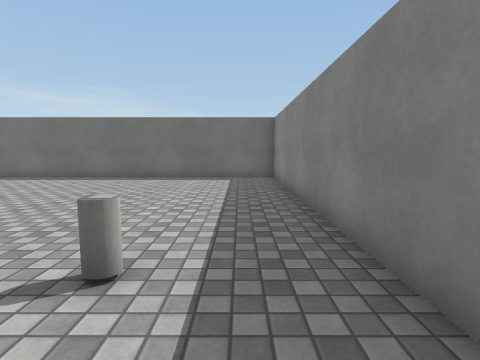
View 1 (above)

21 first-person views from a walk through a scene from a Unity 3-D project. The camera is 1.2 m above the floor, tilts 6° down and sees 80° across. The floor is counted in squares, 1 m on a side. Each view is taken from the middle of a square. On the plan, view 1 faces up. The plan holds only what a view shows up to about 13 squares ahead; the rest is blank. The player character is not drawn. Surface patterns are stand-ins for the level's own textures.

View 2
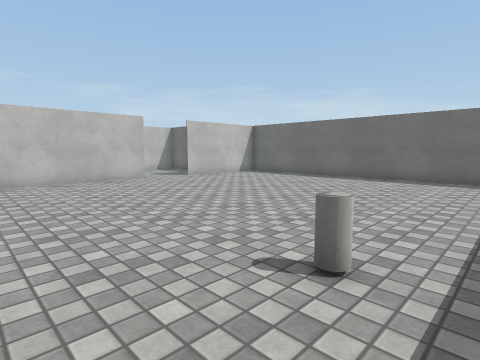

View 3
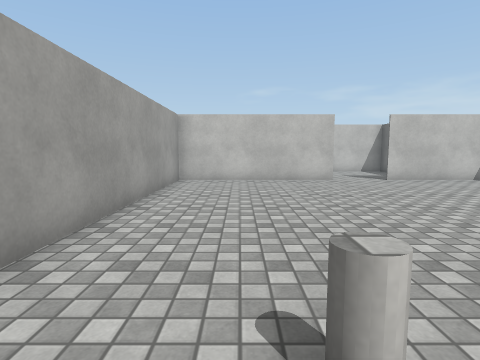

View 4
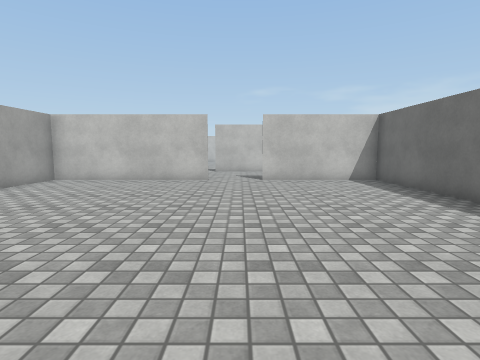

View 5
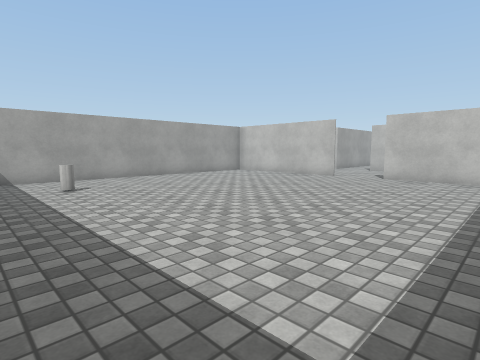

View 6
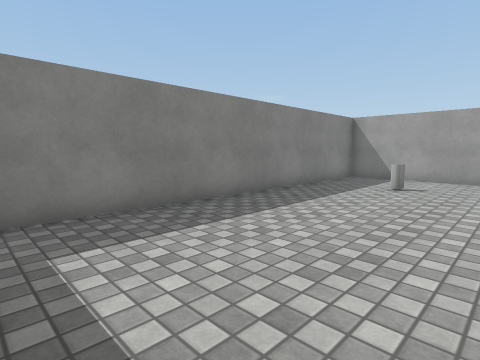

View 7
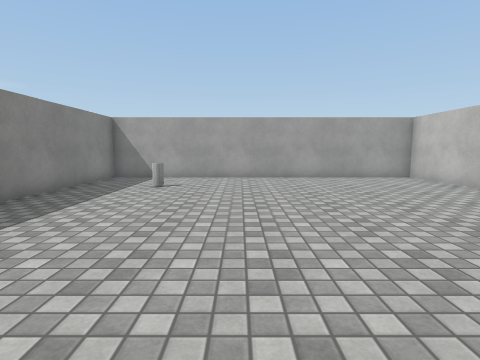

View 8
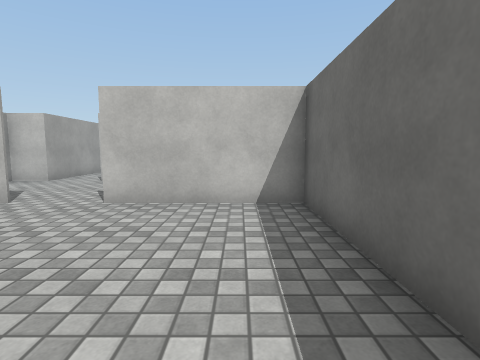

View 9
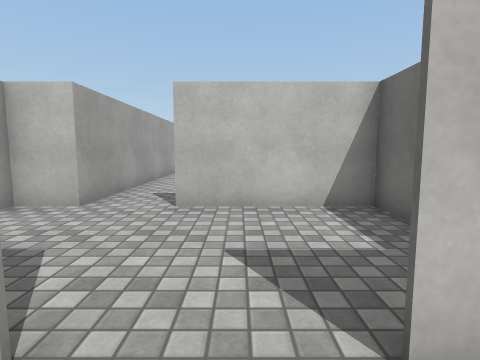

View 10
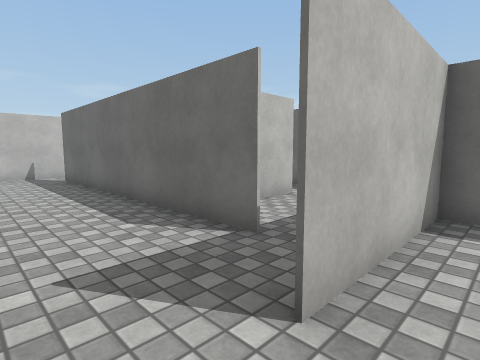

View 11
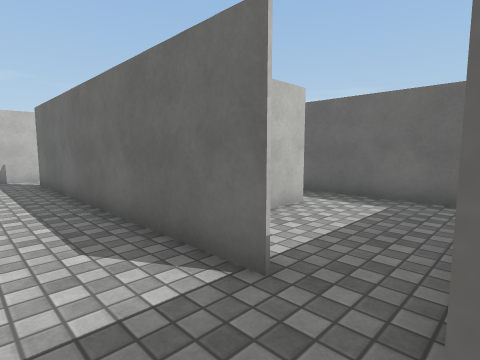

View 12
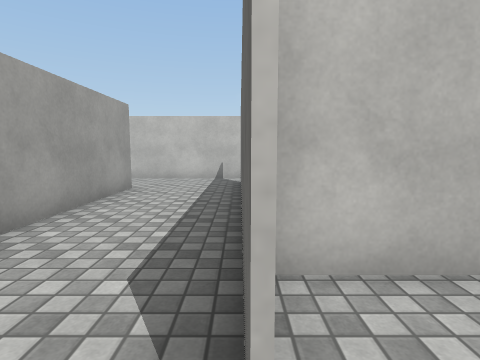

View 13
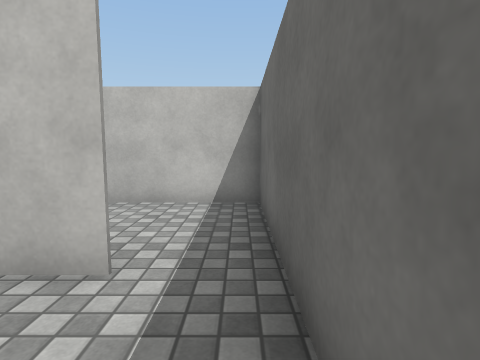

View 14
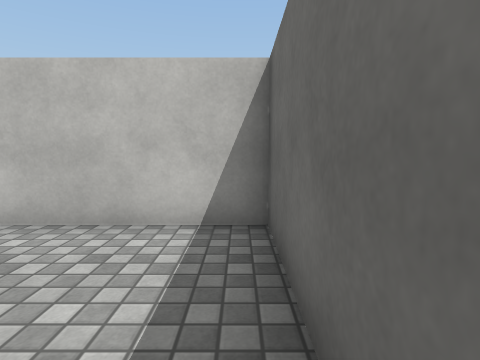

View 15
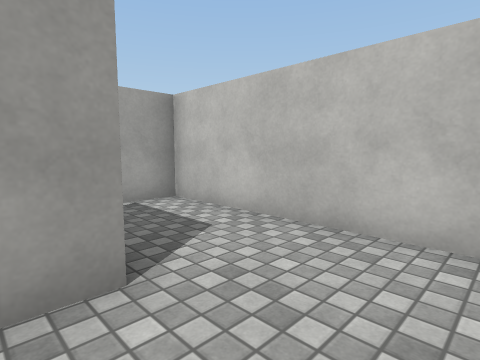

View 16
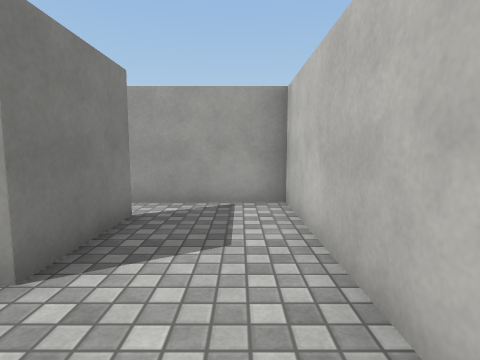

View 17
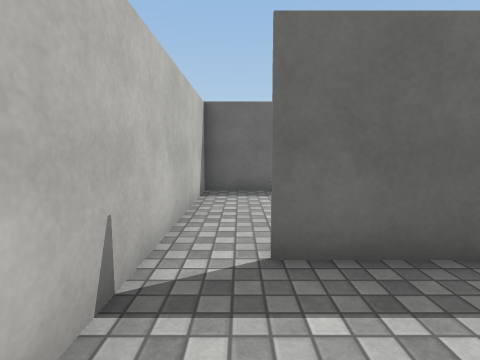

View 18
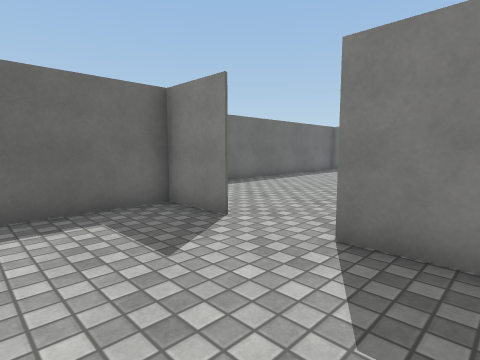

View 19
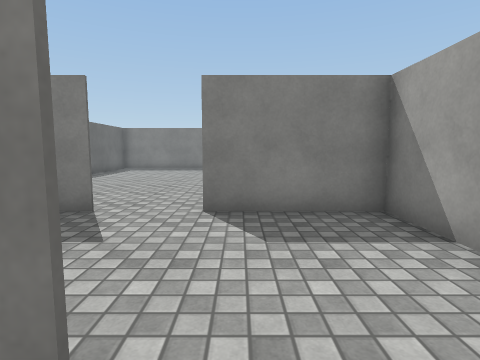

View 20
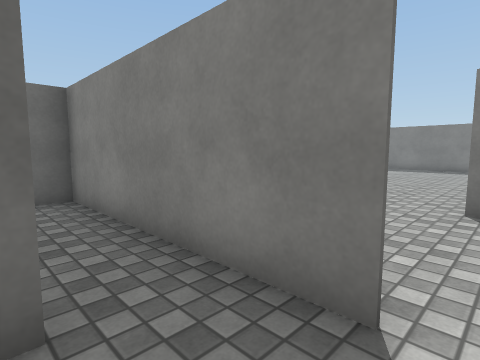

View 21
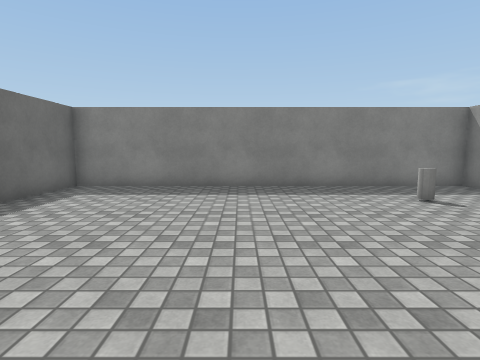

### Floor plan
Points are (right, up) in squares from view 1. A wall is a line through its corners. A room is listed if a view was taken in it or the views show most of it. See-through windows are left out.
Room 1 (views 1, 2, 3, 4, 5, 6, 7, 8, 9, 21)
walls: (-11.4, 5.8) (-11.4, -0.4) (1.5, -0.4) (1.5, 12.5) (-11.4, 12.5) (-11.4, 7.9)
ways out: opening at (-11, 6.5) to room 2
objects: cylinder (-1, 3)
Room 2 (views 10, 18)
walls: (-11.5, 7.9) (-11.5, 9.9) (-16, 9.9) (-16, 5.6); (-16, 3.6) (-16, 2.2); (-13.8, 2.2) (-11.5, 2.2) (-11.5, 5.8)
ways out: opening at (-11, 6.5) to room 1; opening at (-16, 5) to room 3
Room 3 (views 11, 12, 15, 16, 17, 19, 20)
walls: (-26, 0.8) (-26, 3.6) (-16, 3.6); (-29, 7.5) (-29, -0.4) (-25.5, -0.4); (-17.6, 7) (-27.8, 7); (-16.1, 5.6) (-16.1, 7.6)
ways out: opening at (-16, 5) to room 2; opening at (-17, 7) to room 4; opening at (-28, 7); opening at (-26, 0)
Room 4 (views 13, 14)
walls: (-19.6, 10.8) (-19.6, 7.2); (-16.1, 7.6) (-16.1, 12.5) (-19.6, 12.5)
ways out: opening at (-17, 7) to room 3; opening at (-20, 11.5) to room 5
Room 5 (no view inside)
walls: (-19.6, 12.5) (-23.5, 12.5) (-23.5, 8.1)
ways out: opening at (-20, 11.5) to room 4

Where each view was taken, in squares from view 1:
view 1: 0 up, 0 right, facing up
view 2: 0 up, 0 right, facing up-left
view 3: 2 up, 0 right, facing left
view 4: 7 up, 0 right, facing left
view 5: 12 up, 1 right, facing down-left
view 6: 12 up, 4 left, facing down-right
view 7: 12 up, 4 left, facing down
view 8: 11 up, 5 left, facing left
view 9: 7 up, 10 left, facing left
view 10: 4 up, 15 left, facing up-left
view 11: 5 up, 16 left, facing up-left
view 12: 7 up, 17 left, facing left
view 13: 12 up, 17 left, facing left
view 14: 12 up, 19 left, facing left
view 15: 6 up, 25 left, facing down-left
view 16: 6 up, 28 left, facing down
view 17: 4 up, 28 left, facing up
view 18: 4 up, 15 left, facing up-right
view 19: 5 up, 17 left, facing right
view 20: 5 up, 18 left, facing up-right
view 21: 7 up, 8 left, facing right
